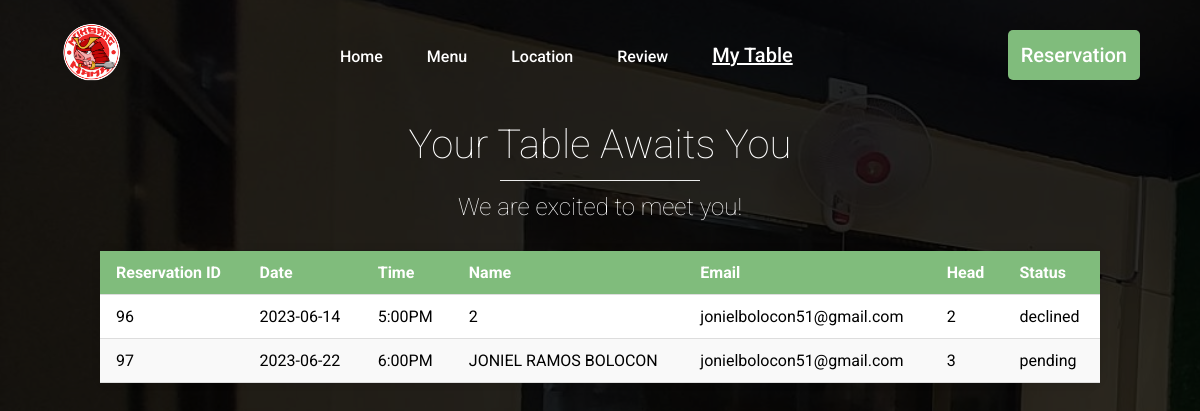
The app's page /PHP/mytable.php (signed in) with its own data.
### tables this page shows
CREATE TABLE `reservation` (
  `res_ID` int(11) NOT NULL,
  `registration_id` bigint(20) NOT NULL,
  `date` date NOT NULL,
  `time` varchar(100) NOT NULL,
  `name` varchar(100) NOT NULL,
  `contact` varchar(100) NOT NULL,
  `head` varchar(100) NOT NULL,
  `status` varchar(100) NOT NULL
);

### PHP/rfunction.php (called while the page is built, shortened)
<?php
class Reservation {
    private $pdo;
    private $stmt;
    function __construct() {
        $this->pdo = new PDO(
            "mysql:host=" . DB_HOST . ";dbname=" . DB_NAME . ";charset=" . DB_CHARSET,
            DB_USER, DB_PASSWORD, [
            PDO::ATTR_ERRMODE => PDO::ERRMODE_EXCEPTION,
            PDO::ATTR_DEFAULT_FETCH_MODE => PDO::FETCH_NAMED
        ]);
    }
    function query($sql, $data = null): void {
        $this->stmt = $this->pdo->prepare($sql);
        $this->stmt->execute($data);
    }
    function getReservationsByEmail($contact) {
        $this->query("SELECT * FROM `reservation` WHERE `contact`=?", [$contact]);
        return $this->stmt->fetchAll(PDO::FETCH_ASSOC);
    }
}
$_RSV = new Reservation();
?>

### PHP/functions.php (called while the page is built, shortened)
<?php
function check_login($con, $allowed_pages = array('home.php', 'menu.php', 'location.php','contact.php')){
    if(isset($_SESSION['user_id'])){
        $id = $_SESSION['user_id'];
        $query = "SELECT * FROM registrationform WHERE user_id = '$id' LIMIT 1";
        $result = mysqli_query($con, $query);
        if($result && mysqli_num_rows($result) > 0 ){
            $user_data = mysqli_fetch_assoc($result);
            return $user_data;
        }
    }
    else{
        if(in_array(basename($_SERVER['PHP_SELF']), $allowed_pages)){
            return;
        }
        header("Location: login.php");
        die();
    }
}
?>

### PHP/mytable.php (the view, shortened to what this page needs)
<?php
include("connection.php");
include("functions.php");
include("rfunction.php");
$user_data = check_login($conn);
$reservations = $_RSV->getReservationsByEmail($user_data['email']);
?>
<!DOCTYPE html>
<html>
<head>
    <link rel="stylesheet" href="../CSS/mytable.css">
</head>
<body>
    <header class="navbar">
        <a href="home.php"><img src="../img/logoSD_V2.png" class="logo"></a>
        <ul class="navlinks">
            <li><a href="home.php">Home</a></li>
            <li><a href="menu.php">Menu</a></li>
            <li><a href="location.php">Location</a></li>
            <li><a href="contact.php">Review</a></li>
            <li class="c-active"><a href="mytable.php"></a>My Table</li>
        </ul>
        <a href="reservation.php" class="ctn">Reservation</a>
    </header>
    <div class="container">
        <div class="tags">
            <h1>Your Table Awaits You</h1>
            <div class="line"></div>
            <h2>We are excited to meet you!</h2>
        </div>
        <table id="reservationTable">
            <thead>
                <tr>
                    <th>Reservation ID</th>
                    <th>Date</th>
                    <th>Time</th>
                    <th>Name</th>
                    <th>Email</th>
                    <th>Head</th>
                    <th>Status</th>
                </tr>
            </thead>
            <tbody>
            <?php foreach ($reservations as $reservation) { ?>
                <tr>
                    <td><?php echo $reservation['res_ID']; ?></td>
                    <td><?php echo $reservation['date']; ?></td>
                    <td><?php echo $reservation['time']; ?></td>
                    <td><?php echo $reservation['name']; ?></td>
                    <td><?php echo $reservation['contact']; ?></td>
                    <td><?php echo $reservation['head']; ?></td>
                    <td><?php echo $reservation['status'] ? $reservation['status'] : 'PENDING'; ?></td>
                </tr>
            <?php } ?>
            </tbody>
        </table>
    </div>
</body>
</html>

### CSS/mytable.css (style rules this page uses)
* { box-sizing: border-box; padding: 0; margin: 0; }
body { background-color: #1a1a1a; background-image: url(../img/tablebg.png); font-family: 'Roboto'; }
li, a, button { font-family: "Roboto"; font-weight: 500; font-size: 16px; text-decoration: none; color: rgb(27, 27, 27); }
.c-active { font-size: 20px; font-weight: medium; color: white; text-decoration: underline; cursor: pointer; transition: all 0.3s ease 0s; }
.logo { width: 65px; height: 65px; }
header { display: flex; align-items: center; justify-content: space-between; padding: 20px 5%; width: 100%; }
.navlinks { list-style: none; }
.navlinks li { display: inline-block; padding: 0px 20px; }
.navlinks li a { color: white; transition: all 0.3s ease 0s; }
button, .ctn { border: none; border-radius: 5px; background-color: #80bc7c; padding: 13px 13px; color: white; cursor: pointer; transition: all 0.3s ease 0s; font-size: 20px; }
.container { position: relative; top: 0px; margin: 0 100px; }
table { width: 100%; border-collapse: collapse; background-color: #fff; border-radius: 8px; box-shadow: 0 0 10px rgba(0, 0, 0, 0.1); }
th, td { padding: 12px 16px; text-align: left; border-bottom: 1px solid #ddd; }
thead th { background-color: #80bc7c; color: #fff; }
tbody tr:nth-child(even) { background-color: #f9f9f9; }
h1, h2 { font-family: 'Roboto'; font-size: 5vmin; color: white; font-weight: lighter; text-align: center; margin: 12px 0px; }
.line { flex: 1; width: 200px; height: 1px; background: #ececec; margin: 12px auto; }
h2 { font-size: 3vmin; }
.tags { margin-bottom: 30px; }

### records on screen
reservation: res_ID "96", date "2023-06-14", time "5:00PM", name "2", contact "jonielbolocon51@gmail.com", head "2", status "declined"
reservation: res_ID "97", date "2023-06-22", time "6:00PM", name "JONIEL RAMOS BOLOCON", contact "jonielbolocon51@gmail.com", head "3", status "pending"
